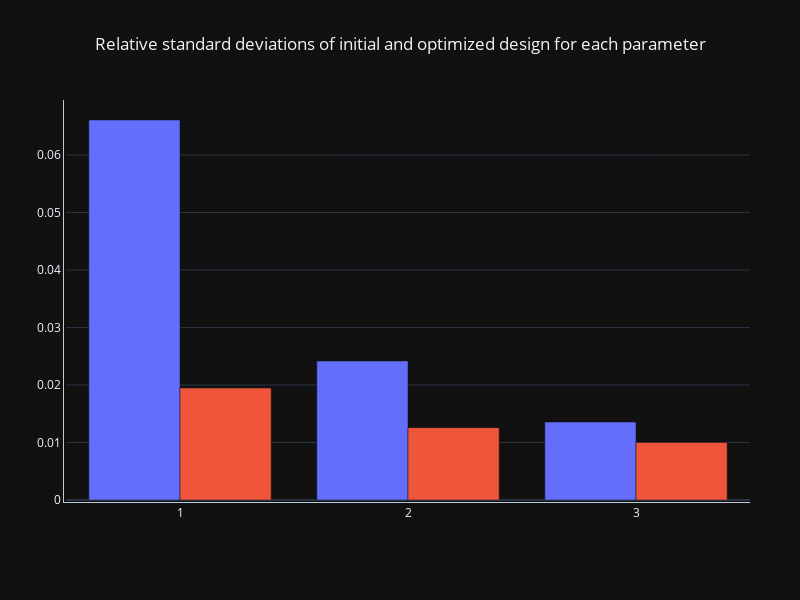

Notebook code cell kept with this figure:
### Code cell
styled_figure(data=[go.Bar(x=[1,2,3],y=initial_relative_stds,name="initial relative standrad deviations"),
                    go.Bar(x=[1,2,3],y=optimized_relative_stds,name="optimized relative standard deviations")],
              title="Relative standard deviations of initial and optimized design for each parameter")

### Figure 1 — Plotly figure (JSON) as saved in the notebook; plotly's stock layout.template omitted (floating-point values rounded to 4 significant figures)
{"data": [{"name": "initial relative standrad deviations", "x": [1, 2, 3], "y": [0.06609, 0.02418, 0.01356], "type": "bar"}, {"name": "optimized relative standard deviations", "x": [1, 2, 3], "y": [0.01948, 0.01259, 0.009996], "type": "bar"}], "layout": {"height": 600, "hoverdistance": 100, "hovermode": "closest", "margin": {"b": 100, "l": 50, "pad": 2, "r": 50, "t": 100}, "plot_bgcolor": "rgba(0,0,0,0)", "showlegend": false, "spikedistance": 1000, "title": {"text": "Relative standard deviations of initial and optimized design for each parameter", "x": 0.5, "xanchor": "center"}, "width": 800, "xaxis": {"automargin": true, "linecolor": "#BCCCDC", "linewidth": 1, "showline": true, "showspikes": false, "spikecolor": "#999999", "spikedash": "dot", "spikemode": "marker", "spikesnap": "data", "spikethickness": 2, "title": {"text": ""}}, "yaxis": {"automargin": true, "linecolor": "#BCCCDC", "linewidth": 1, "showline": true, "title": {"text": ""}}, "legend": {"yanchor": "top", "y": 0.9, "xanchor": "right", "x": 0.95}}}
